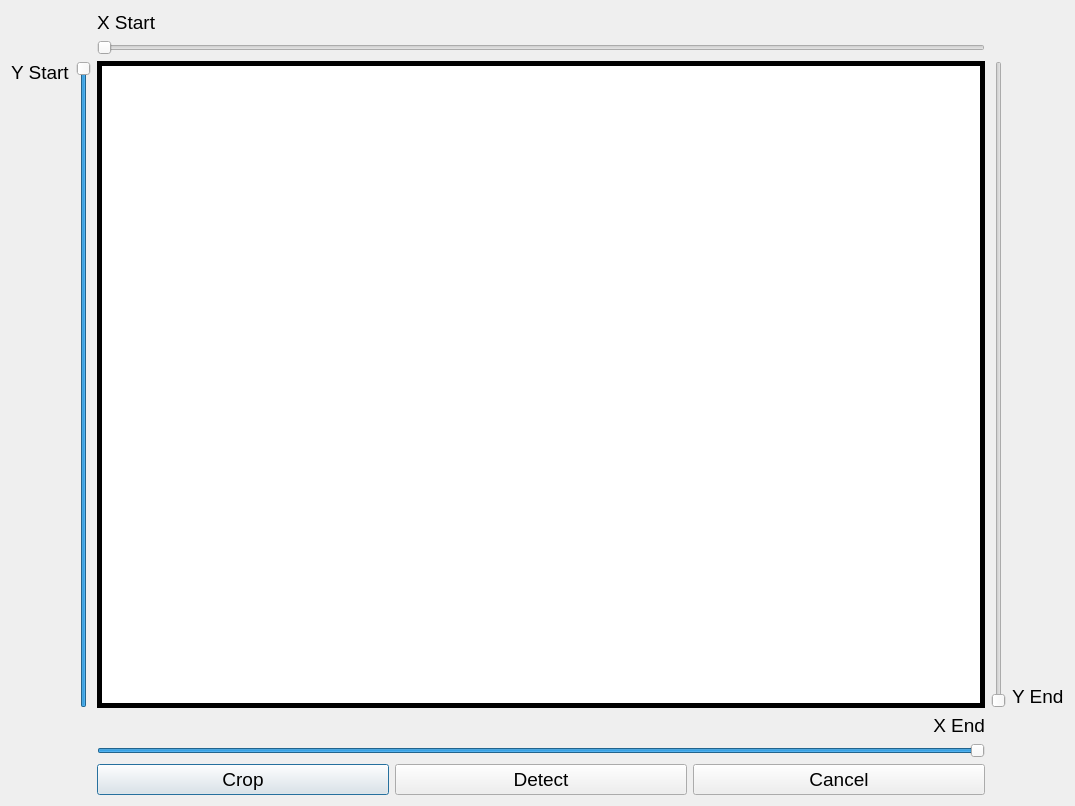
<?xml version="1.0" encoding="UTF-8"?>
<ui version="4.0">
 <class>image_crop_dialog</class>
 <widget class="QDialog" name="image_crop_dialog">
  <property name="geometry">
   <rect>
    <x>0</x>
    <y>0</y>
    <width>1075</width>
    <height>806</height>
   </rect>
  </property>
  <property name="windowTitle">
   <string>Crop the Image Exactly on the Puzzle</string>
  </property>
  <property name="windowIcon">
   <iconset>
    <normaloff>C:/Users/LEGION/PycharmProjects/pythonProject/crop.png</normaloff>C:/Users/LEGION/PycharmProjects/pythonProject/crop.png</iconset>
  </property>
  <property name="styleSheet">
   <string notr="true"/>
  </property>
  <property name="sizeGripEnabled">
   <bool>false</bool>
  </property>
  <property name="modal">
   <bool>false</bool>
  </property>
  <layout class="QGridLayout" name="gridLayout_2" rowstretch="0,0,11,0,0,0,0" columnstretch="0,0,0,0,0,0" rowminimumheight="0,0,0,0,0,0,0">
   <item row="2" column="4">
    <widget class="QLabel" name="label_5">
     <property name="font">
      <font>
       <pointsize>14</pointsize>
      </font>
     </property>
     <property name="layoutDirection">
      <enum>Qt::LeftToRight</enum>
     </property>
     <property name="text">
      <string>Y End</string>
     </property>
     <property name="alignment">
      <set>Qt::AlignBottom|Qt::AlignLeading|Qt::AlignLeft</set>
     </property>
    </widget>
   </item>
   <item row="2" column="1">
    <widget class="QSlider" name="y1_slider">
     <property name="toolTip">
      <string/>
     </property>
     <property name="toolTipDuration">
      <number>-1</number>
     </property>
     <property name="maximum">
      <number>610</number>
     </property>
     <property name="value">
      <number>610</number>
     </property>
     <property name="orientation">
      <enum>Qt::Vertical</enum>
     </property>
    </widget>
   </item>
   <item row="0" column="2">
    <widget class="QLabel" name="label_2">
     <property name="font">
      <font>
       <pointsize>14</pointsize>
      </font>
     </property>
     <property name="text">
      <string>X Start</string>
     </property>
    </widget>
   </item>
   <item row="1" column="2">
    <widget class="QSlider" name="x1_slider">
     <property name="maximum">
      <number>610</number>
     </property>
     <property name="orientation">
      <enum>Qt::Horizontal</enum>
     </property>
    </widget>
   </item>
   <item row="5" column="2">
    <widget class="QSlider" name="x2_slider">
     <property name="maximum">
      <number>610</number>
     </property>
     <property name="value">
      <number>610</number>
     </property>
     <property name="orientation">
      <enum>Qt::Horizontal</enum>
     </property>
    </widget>
   </item>
   <item row="2" column="0">
    <widget class="QLabel" name="label_4">
     <property name="font">
      <font>
       <pointsize>14</pointsize>
      </font>
     </property>
     <property name="layoutDirection">
      <enum>Qt::LeftToRight</enum>
     </property>
     <property name="text">
      <string>Y Start</string>
     </property>
     <property name="alignment">
      <set>Qt::AlignLeading|Qt::AlignLeft|Qt::AlignTop</set>
     </property>
    </widget>
   </item>
   <item row="2" column="3">
    <widget class="QSlider" name="y2_slider">
     <property name="maximum">
      <number>610</number>
     </property>
     <property name="orientation">
      <enum>Qt::Vertical</enum>
     </property>
    </widget>
   </item>
   <item row="2" column="2">
    <widget class="QFrame" name="gridFrame">
     <property name="styleSheet">
      <string notr="true">background-color: rgb(0, 0, 0);</string>
     </property>
     <layout class="QGridLayout" name="gridLayout">
      <property name="leftMargin">
       <number>5</number>
      </property>
      <property name="topMargin">
       <number>5</number>
      </property>
      <property name="rightMargin">
       <number>5</number>
      </property>
      <property name="bottomMargin">
       <number>5</number>
      </property>
      <property name="horizontalSpacing">
       <number>7</number>
      </property>
      <item row="0" column="0">
       <widget class="QLabel" name="image_label">
        <property name="styleSheet">
         <string notr="true">background-color: rgb(255, 255, 255);</string>
        </property>
        <property name="text">
         <string/>
        </property>
       </widget>
      </item>
     </layout>
    </widget>
   </item>
   <item row="6" column="2">
    <layout class="QHBoxLayout" name="horizontalLayout">
     <item>
      <widget class="QPushButton" name="crop_btn">
       <property name="font">
        <font>
         <pointsize>14</pointsize>
        </font>
       </property>
       <property name="text">
        <string>Crop</string>
       </property>
       <property name="icon">
        <iconset>
         <normaloff>C:/Users/LEGION/PycharmProjects/pythonProject/crop.png</normaloff>C:/Users/LEGION/PycharmProjects/pythonProject/crop.png</iconset>
       </property>
       <property name="iconSize">
        <size>
         <width>35</width>
         <height>35</height>
        </size>
       </property>
      </widget>
     </item>
     <item>
      <widget class="QPushButton" name="detect_btn">
       <property name="font">
        <font>
         <pointsize>14</pointsize>
        </font>
       </property>
       <property name="text">
        <string>Detect</string>
       </property>
       <property name="icon">
        <iconset>
         <normaloff>C:/Users/LEGION/PycharmProjects/pythonProject/detect.png</normaloff>C:/Users/LEGION/PycharmProjects/pythonProject/detect.png</iconset>
       </property>
       <property name="iconSize">
        <size>
         <width>35</width>
         <height>35</height>
        </size>
       </property>
      </widget>
     </item>
     <item>
      <widget class="QPushButton" name="cancel_btn">
       <property name="font">
        <font>
         <pointsize>14</pointsize>
        </font>
       </property>
       <property name="text">
        <string>Cancel</string>
       </property>
       <property name="icon">
        <iconset>
         <normaloff>C:/Users/LEGION/PycharmProjects/pythonProject/cancel.png</normaloff>C:/Users/LEGION/PycharmProjects/pythonProject/cancel.png</iconset>
       </property>
       <property name="iconSize">
        <size>
         <width>35</width>
         <height>35</height>
        </size>
       </property>
      </widget>
     </item>
    </layout>
   </item>
   <item row="4" column="2">
    <widget class="QLabel" name="label_3">
     <property name="font">
      <font>
       <pointsize>14</pointsize>
      </font>
     </property>
     <property name="text">
      <string>X End</string>
     </property>
     <property name="alignment">
      <set>Qt::AlignRight|Qt::AlignTrailing|Qt::AlignVCenter</set>
     </property>
    </widget>
   </item>
  </layout>
 </widget>
 <resources/>
 <connections>
  <connection>
   <sender>cancel_btn</sender>
   <signal>clicked()</signal>
   <receiver>image_crop_dialog</receiver>
   <slot>close()</slot>
   <hints>
    <hint type="sourcelabel">
     <x>786</x>
     <y>779</y>
    </hint>
    <hint type="destinationlabel">
     <x>1030</x>
     <y>774</y>
    </hint>
   </hints>
  </connection>
 </connections>
</ui>
